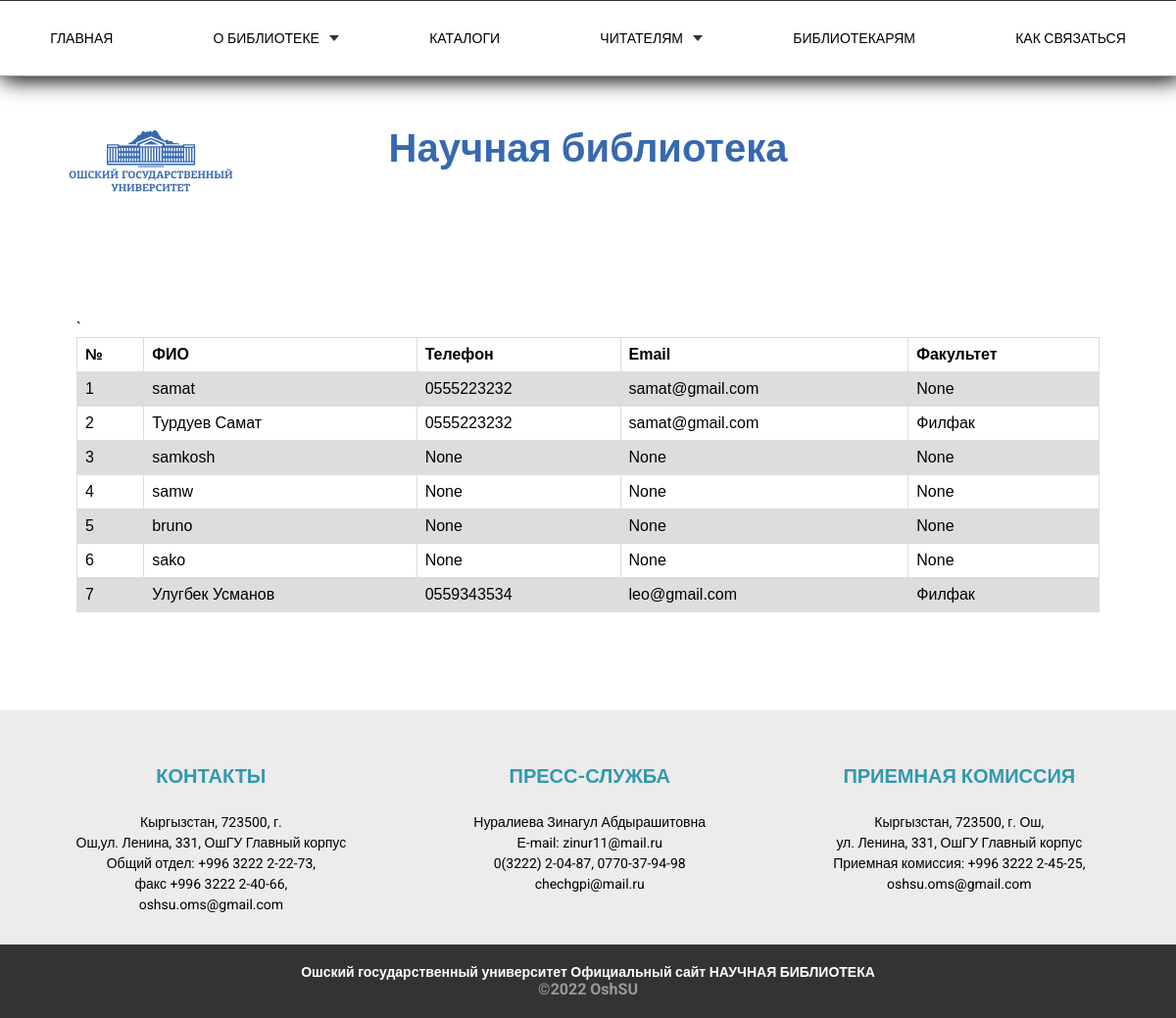
The page /libraries/infoLib on the database as committed earlier.
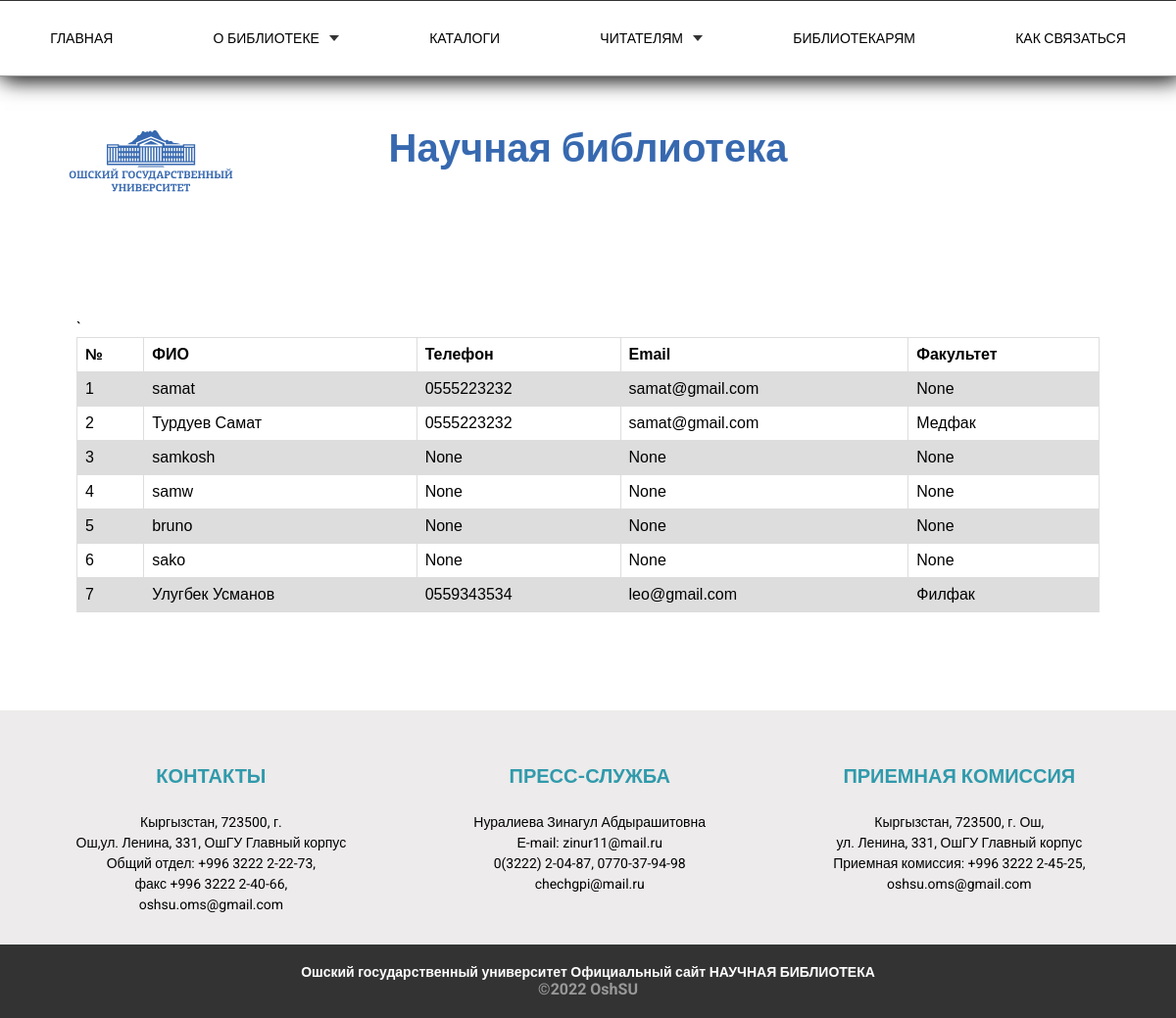
The same page on the database as committed later.
### libraries/models.py (models this page shows, shortened)
class Customer(models.Model):
    user = models.OneToOneField(User, null=True, blank=True, on_delete=models.CASCADE)
    name = models.CharField(max_length=200, null=True)
    phone = models.CharField(max_length=200, null=True)
    email = models.CharField(max_length=200, null=True)
    profile_pic = models.ImageField(default="profile1.png")
    faculty = models.ForeignKey(Faculty, on_delete=models.CASCADE, blank=True, null=True)
    date_created = models.DateTimeField(auto_now_add=True, null=True)
    class Meta:
        verbose_name = "Библотекар"
        verbose_name_plural = "Библотекар"

class Faculty(models.Model):
    name = models.CharField(max_length=255)
    def __str__(self):
        return self.name
    class Meta:
        verbose_name = "Факультет"
        verbose_name_plural = "Факультет"

### libraries/views.py (the view)
# urls.py: path('infoLib', views.infoLib, name='infoLib'),
def infoLib(request):
    customers = Customer.objects.all()
    return render(request, 'infoLib.html', {'customers': customers})

### libraries/templates/infoLib.html
{% extends 'index.html' %}
{% load static %}
{% block content %}
{% include 'header.html' %}
<link rel="stylesheet" href="{% static 'css/secondStyle.css' %}">
<div class="sec-container">
		<div class="info_lib">
			<table>
				<tr>
				  <th>№</th>
				  <th>ФИО</th>
				  <th>Телефон</th>`
				  <th>Email</th>
				  <th>Факультет</th>
				</tr>
				{% for customer in customers %}
				<tr>
				  <td>{{customer.id}}</td>
				  <td>{{customer.name}}</td>
				  <td>{{customer.phone}}</td>
				  <td>{{customer.email}}</td>
				  <td>{{customer.faculty}}</td>
				</tr>
				{% endfor %}
			  </table>
		</div>
</div>
{% include 'footer.html' %}
{% endblock %}

Rows that differ between the two databases and show on the page:
changed Customer "Турдуев Самат": faculty "Филфак" → "Медфак"
